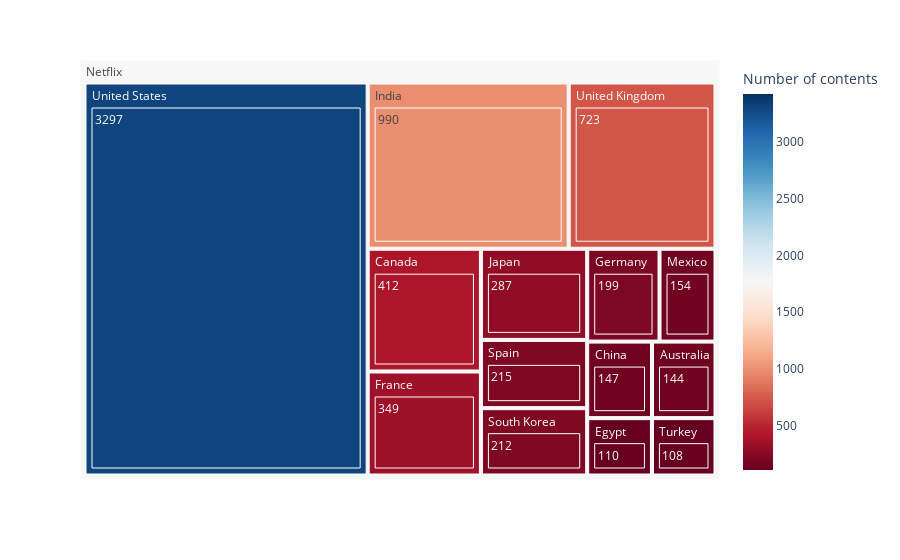

Notebook cell for this chart:
### Code cell
top_countries['origin'] = 'Netflix'
#top_countries['country'] = top_countries.index
figg = px.treemap(top_countries, 
                  path=['origin',top_countries.index,'Number of contents'], 
                  values='Number of contents',
                  labels=top_countries.index,
                  color=top_countries['Number of contents'], 
                  hover_data=['Number of contents'],
                  color_continuous_scale='RdBu',
                  color_continuous_midpoint=np.average(top_countries['Number of contents'], 
                                                      weights=top_countries['Number of contents'])
                )
figg.show()

### Figure 1 — Plotly figure (JSON) as saved in the notebook; plotly's stock layout.template omitted (floating-point values rounded to 4 significant figures)
{"data": [{"branchvalues": "total", "customdata": [[108, 108], [110, 110], [144, 144], [147, 147], [154, 154], [199, 199], [212, 212], [215, 215], [287, 287], [349, 349], [412, 412], [723, 723], [990, 990], [3297, 3297], [144, 144], [412, 412], [147, 147], [110, 110], [349, 349], [199, 199], [990, 990], [287, 287], [154, 154], [212, 212], [215, 215], [108, 108], [723, 723], [3297, 3297], [1765.0, 1765.0]], "domain": {"x": [0, 1], "y": [0, 1]}, "hovertemplate": "labels=%{label}<br>Number of contents_sum=%{value}<br>parent=%{parent}<br>id=%{id}<br>Number of contents=%{color}<extra></extra>", "ids": ["Netflix/Turkey/108", "Netflix/Egypt/110", "Netflix/Australia/144", "Netflix/China/147", "Netflix/Mexico/154", "Netflix/Germany/199", "Netflix/South Korea/212", "Netflix/Spain/215", "Netflix/Japan/287", "Netflix/France/349", "Netflix/Canada/412", "Netflix/United Kingdom/723", "Netflix/India/990", "Netflix/United States/3297", "Netflix/Australia", "Netflix/Canada", "Netflix/China", "Netflix/Egypt", "Netflix/France", "Netflix/Germany", "Netflix/India", "Netflix/Japan", "Netflix/Mexico", "Netflix/South Korea", "Netflix/Spain", "Netflix/Turkey", "Netflix/United Kingdom", "Netflix/United States", "Netflix"], "labels": ["108", "110", "144", "147", "154", "199", "212", "215", "287", "349", "412", "723", "990", "3297", "Australia", "Canada", "China", "Egypt", "France", "Germany", "India", "Japan", "Mexico", "South Korea", "Spain", "Turkey", "United Kingdom", "United States", "Netflix"], "marker": {"coloraxis": "coloraxis", "colors": [108, 110, 144, 147, 154, 199, 212, 215, 287, 349, 412, 723, 990, 3297, 144, 412, 147, 110, 349, 199, 990, 287, 154, 212, 215, 108, 723, 3297, 1765.0]}, "name": "", "parents": ["Netflix/Turkey", "Netflix/Egypt", "Netflix/Australia", "Netflix/China", "Netflix/Mexico", "Netflix/Germany", "Netflix/South Korea", "Netflix/Spain", "Netflix/Japan", "Netflix/France", "Netflix/Canada", "Netflix/United Kingdom", "Netflix/India", "Netflix/United States", "Netflix", "Netflix", "Netflix", "Netflix", "Netflix", "Netflix", "Netflix", "Netflix", "Netflix", "Netflix", "Netflix", "Netflix", "Netflix", "Netflix", ""], "type": "treemap", "values": [108, 110, 144, 147, 154, 199, 212, 215, 287, 349, 412, 723, 990, 3297, 144, 412, 147, 110, 349, 199, 990, 287, 154, 212, 215, 108, 723, 3297, 7347]}], "layout": {"coloraxis": {"cmid": 1765.0, "colorbar": {"title": {"text": "Number of contents"}}, "colorscale": [[0, "rgb(103,0,31)"], [0.1, "rgb(178,24,43)"], [0.2, "rgb(214,96,77)"], [0.3, "rgb(244,165,130)"], [0.4, "rgb(253,219,199)"], [0.5, "rgb(247,247,247)"], [0.6, "rgb(209,229,240)"], [0.7, "rgb(146,197,222)"], [0.8, "rgb(67,147,195)"], [0.9, "rgb(33,102,172)"], [1, "rgb(5,48,97)"]]}, "legend": {"tracegroupgap": 0}, "margin": {"t": 60}}}
